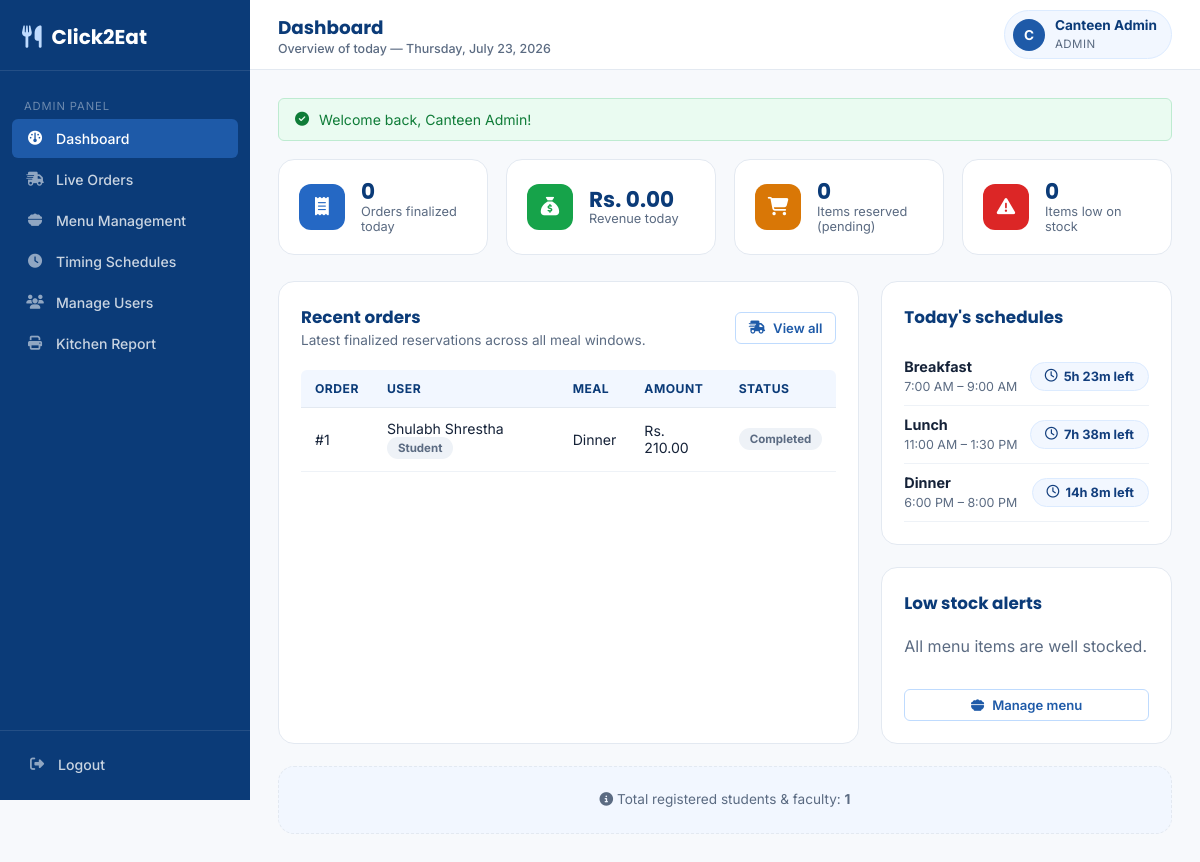
/admin/dashboard.php (signed in), run on the app's committed database.
### tables this page shows
CREATE TABLE `orders` (
  `id` int(11) NOT NULL,
  `user_id` int(11) NOT NULL,
  `schedule_id` int(11) NOT NULL,
  `order_date` date NOT NULL,
  `total_amount` decimal(10,2) NOT NULL DEFAULT 0.00,
  `status` enum('finalized','preparing','ready','completed','cancelled') NOT NULL DEFAULT 'finalized',
  `cancel_reason` varchar(255) DEFAULT NULL,
  `created_at` datetime NOT NULL DEFAULT current_timestamp()
);

CREATE TABLE `users` (
  `id` int(11) NOT NULL,
  `role` enum('admin','student','faculty') NOT NULL DEFAULT 'student',
  `full_name` varchar(100) NOT NULL,
  `email` varchar(150) NOT NULL,
  `phone` varchar(20) DEFAULT NULL,
  `password` varchar(255) NOT NULL,
  `balance` decimal(10,2) NOT NULL DEFAULT 0.00,
  `status` enum('active','disabled') NOT NULL DEFAULT 'active',
  `created_at` datetime NOT NULL DEFAULT current_timestamp()
);

CREATE TABLE `meal_schedules` (
  `id` int(11) NOT NULL,
  `meal_name` varchar(50) NOT NULL,
  `start_time` time NOT NULL,
  `end_time` time NOT NULL,
  `order_close_time` time NOT NULL,
  `is_active` tinyint(1) NOT NULL DEFAULT 1,
  `created_at` datetime NOT NULL DEFAULT current_timestamp()
);

### includes/functions.php (called while the page is built, shortened)
<?php
function e($str) {
    return htmlspecialchars($str ?? '', ENT_QUOTES, 'UTF-8');
}
function scalarQuery($conn, $sql) {
    $res = mysqli_query($conn, $sql);
    $row = mysqli_fetch_row($res);
    return $row ? $row[0] : 0;
}

### admin/dashboard.php (the view, shortened to what this page needs)
<?php
require_once __DIR__ . '/../config/config.php';
$today = date('Y-m-d');
$todayOrders   = scalarQuery($conn, "SELECT COUNT(*) FROM orders WHERE order_date = '$today'");
$todayRevenue  = scalarQuery($conn, "SELECT COALESCE(SUM(total_amount),0) FROM orders WHERE order_date = '$today' AND status != 'cancelled'");
$pendingCarts  = scalarQuery($conn, "SELECT COALESCE(SUM(quantity),0) FROM cart WHERE order_date = '$today'");
$totalUsers    = scalarQuery($conn, "SELECT COUNT(*) FROM users WHERE role != 'admin'");
$lowStockCount = scalarQuery($conn, "SELECT COUNT(*) FROM menu_items WHERE stock <= 5 AND availability = 'available'");
$recentOrders = mysqli_query($conn, "SELECT o.*, u.full_name, u.role, m.meal_name
                                      FROM orders o
                                      JOIN users u ON u.id = o.user_id
                                      JOIN meal_schedules m ON m.id = o.schedule_id
                                      ORDER BY o.created_at DESC LIMIT 8");
$schedulesToday = mysqli_query($conn, "SELECT * FROM meal_schedules WHERE is_active = 1 ORDER BY order_close_time ASC");
$lowStockItems = mysqli_query($conn, "SELECT * FROM menu_items WHERE stock <= 5 AND availability = 'available' ORDER BY stock ASC LIMIT 5");
?>
<!DOCTYPE html>
<html lang="en">
<head>
  <link rel="stylesheet" href="../assets/css/style.css">
</head>
<body>
<div class="app-shell">
  <?php include __DIR__ . '/../includes/admin_sidebar.php'; ?>
  <div class="main-col">
    <?php include __DIR__ . '/../includes/topbar.php'; ?>
    <div class="page-body">
      <?php include __DIR__ . '/../includes/flash.php'; ?>
      <div class="stat-grid">
        <div class="stat-card">
          <div class="icon blue"><i class="fa-solid fa-receipt"></i></div>
          <div><div class="value"><?= (int)$todayOrders ?></div><div class="label">Orders finalized today</div></div>
        </div>
        <div class="stat-card">
          <div class="icon green"><i class="fa-solid fa-sack-dollar"></i></div>
          <div><div class="value">Rs. <?= number_format($todayRevenue, 2) ?></div><div class="label">Revenue today</div></div>
        </div>
        <div class="stat-card">
          <div class="icon amber"><i class="fa-solid fa-cart-shopping"></i></div>
          <div><div class="value"><?= (int)$pendingCarts ?></div><div class="label">Items reserved (pending)</div></div>
        </div>
        <div class="stat-card">
          <div class="icon red"><i class="fa-solid fa-triangle-exclamation"></i></div>
          <div><div class="value"><?= (int)$lowStockCount ?></div><div class="label">Items low on stock</div></div>
        </div>
      </div>
      <div class="grid-2">
        <div class="card">
          <div class="card-head">
            <div>
              <h2>Recent orders</h2>
              <p>Latest finalized reservations across all meal windows.</p>
            </div>
            <a href="manage_orders.php" class="btn btn-outline btn-sm"><i class="fa-solid fa-truck-fast"></i> View all</a>
          </div>
          <div class="table-wrap">
            <table>
              <thead><tr><th>Order</th><th>User</th><th>Meal</th><th>Amount</th><th>Status</th></tr></thead>
              <tbody>
              <?php while ($o = mysqli_fetch_assoc($recentOrders)): ?>
                <tr>
                  <td>#<?= $o['id'] ?></td>
                  <td><?= e($o['full_name']) ?> <span class="badge badge-gray"><?= e($o['role']) ?></span></td>
                  <td><?= e($o['meal_name']) ?></td>
                  <td>Rs. <?= number_format($o['total_amount'], 2) ?></td>
                  <td>
                    <?php
                      $statusColors = ['finalized'=>'blue','preparing'=>'amber','ready'=>'green','completed'=>'gray','cancelled'=>'red'];
                      $c = $statusColors[$o['status']] ?? 'gray';
                    ?>
                    <span class="badge badge-<?= $c ?>"><?= e($o['status']) ?></span>
                  </td>
                </tr>
              <?php endwhile; ?>
              </tbody>
            </table>
          </div>
        </div>
        <div>
          <div class="card">
            <div class="card-head"><h2>Today's schedules</h2></div>
            <?php while ($s = mysqli_fetch_assoc($schedulesToday)): ?>
              <div class="flex-between" style="padding:10px 0;border-bottom:1px solid var(--gray-100);">
                <div>
                  <strong style="display:block;font-size:.9rem;"><?= e($s['meal_name']) ?></strong>
                  <span class="text-muted" style="font-size:.78rem;"><?= date('g:i A', strtotime($s['start_time'])) ?> – <?= date('g:i A', strtotime($s['end_time'])) ?></span>
                </div>
                <span class="timer-pill" data-close="<?= $s['order_close_time'] ?>"><i class="fa-regular fa-clock"></i> …</span>
              </div>
            <?php endwhile; ?>
          </div>
          <div class="card">
            <div class="card-head"><h2>Low stock alerts</h2></div>
            <?php if (mysqli_num_rows($lowStockItems) === 0): ?>
              <p class="text-muted">All menu items are well stocked.</p>
            <?php endif; ?>
            <a href="manage_menu.php" class="btn btn-outline btn-sm btn-block" style="margin-top:14px;"><i class="fa-solid fa-bowl-food"></i> Manage menu</a>
          </div>
        </div>
      </div>
      <div class="card" style="text-align:center;background:var(--blue-50);border-style:dashed;">
        <p class="text-muted" style="margin:0;font-size:.85rem;"><i class="fa-solid fa-circle-info"></i> Total registered students &amp; faculty: <strong><?= (int)$totalUsers ?></strong></p>
      </div>
    </div>
  </div>
</div>
</body>
</html>

### assets/css/style.css (style rules this page uses)
:root { --blue-900:#0B3B78; --blue-800:#123E7D; --blue-700:#1E5AA8; --blue-600:#2568C4; --blue-500:#3B82F6; --blue-200:#BFDBFE; --blue-100:#DCEBFF; --blue-50:#F2F7FF; --white:#FFFFFF; --gray-50:#F7F9FC; --gray-100:#EEF2F7; --gray-200:#E3E9F1; --gray-400:#9AA9BD; --gray-600:#5B6B82; --text:#152238; --success:#16A34A; --success-dark:#0F7C38; --danger:#DC2626; --danger-dark:#B91C1C; --warning:#D97706; --warning-bg:#FEF3E2; --radius-sm:6px; --radius:10px; --radius-lg:16px; --shadow-sm:0 1px 2px rgba(11,59,120,.06); --shadow:0 4px 16px rgba(11,59,120,.08); --shadow-lg:0 12px 32px rgba(11,59,120,.14); --font-heading:'Poppins',sans-serif; --font-body:'Inter',sans-serif; }
*,*::before,*::after { box-sizing:border-box; }
html,body { margin:0;padding:0; }
body { font-family:var(--font-body); color:var(--text); background:var(--gray-50); -webkit-font-smoothing:antialiased; }
h1,h2,h3,h4,h5 { font-family:var(--font-heading);margin:0 0 .4em;color:var(--blue-900); }
p { margin:0 0 1em;line-height:1.6; }
a { color:var(--blue-700);text-decoration:none; }
.btn { display:inline-flex;align-items:center;justify-content:center;gap:8px; padding:11px 20px;border-radius:var(--radius-sm); font-weight:600;font-size:.92rem;border:1px solid transparent; cursor:pointer;transition:.15s ease;white-space:nowrap; }
.btn-sm { padding:7px 13px;font-size:.82rem; }
.btn-block { width:100%; }
.btn-outline { background:var(--white);color:var(--blue-700);border-color:var(--blue-200); }
.app-shell { display:flex;min-height:100vh; }
.main-col { flex:1;min-width:0;display:flex;flex-direction:column; }
.page-body { padding:28px;flex:1; }
.stat-grid { display:grid;grid-template-columns:repeat(4,1fr);gap:18px;margin-bottom:26px; }
.stat-card { background:var(--white);border:1px solid var(--gray-200);border-radius:var(--radius-lg); padding:20px;display:flex;align-items:center;gap:16px; }
.stat-card .icon { width:46px;height:46px;border-radius:12px;display:flex;align-items:center;justify-content:center; font-size:1.15rem;color:var(--white);flex-shrink:0; }
.stat-card .icon.blue { background:var(--blue-600); }
.stat-card .icon.green { background:var(--success); }
.stat-card .icon.amber { background:var(--warning); }
.stat-card .icon.red { background:var(--danger); }
.stat-card .value { font-family:var(--font-heading);font-size:1.35rem;font-weight:700;color:var(--blue-900);line-height:1.1; }
.stat-card .label { font-size:.8rem;color:var(--gray-600); }
.card { background:var(--white);border:1px solid var(--gray-200);border-radius:var(--radius-lg);padding:22px;margin-bottom:22px; }
.card-head { display:flex;align-items:center;justify-content:space-between;margin-bottom:18px;flex-wrap:wrap;gap:10px; }
.card-head h2 { font-size:1.05rem;margin:0; }
.card-head p { margin:0;color:var(--gray-600);font-size:.85rem; }
.grid-2 { display:grid;grid-template-columns:2fr 1fr;gap:22px; }
.table-wrap { overflow-x:auto; }
table { width:100%;border-collapse:collapse;font-size:.88rem; }
thead th { text-align:left;padding:11px 14px;background:var(--blue-50);color:var(--blue-900); font-weight:700;font-size:.76rem;text-transform:uppercase;letter-spacing:.04em; border-bottom:1px solid var(--gray-200);white-space:nowrap; }
thead th:first-child { border-top-left-radius:var(--radius-sm); }
thead th:last-child { border-top-right-radius:var(--radius-sm); }
tbody td { padding:12px 14px;border-bottom:1px solid var(--gray-100);vertical-align:middle; }
.badge { display:inline-flex;align-items:center;gap:5px;padding:4px 11px;border-radius:999px;font-size:.72rem;font-weight:700;text-transform:capitalize; }
.badge-gray { background:var(--gray-100);color:var(--gray-600); }
.text-muted { color:var(--gray-600); }
.flex-between { display:flex;align-items:center;justify-content:space-between; }
.timer-pill { display:inline-flex;align-items:center;gap:6px;background:var(--blue-50);color:var(--blue-800); padding:6px 14px;border-radius:999px;font-size:.8rem;font-weight:700;border:1px solid var(--blue-100); }

### data on the page
orders: id "1", user.full_name "Shulabh Shrestha", user.role "Student", schedule.meal_name "Dinner", total_amount "210.00", status "Completed"
meal_schedules: meal_name "Breakfast", start_time "7:00 AM", end_time "9:00 AM"
meal_schedules: meal_name "Lunch", start_time "11:00 AM", end_time "1:30 PM"
meal_schedules: meal_name "Dinner", start_time "6:00 PM", end_time "8:00 PM"

### other printed values
SITE_NAME "Click2Eat"
$link['label'] "Dashboard"
$link['label'] "Live Orders"
$link['label'] "Menu Management"
$link['label'] "Timing Schedules"
$link['label'] "Manage Users"
$link['label'] "Kitchen Report"
$pageTitle "Dashboard"
substr($u['full_name'], 0, 1) "C"
$u['full_name'] "Canteen Admin"
$u['role'] "ADMIN"
$flash['message'] "Welcome back, Canteen Admin!"
$todayOrders "0"
$todayRevenue "0.00"
$pendingCarts "0"
